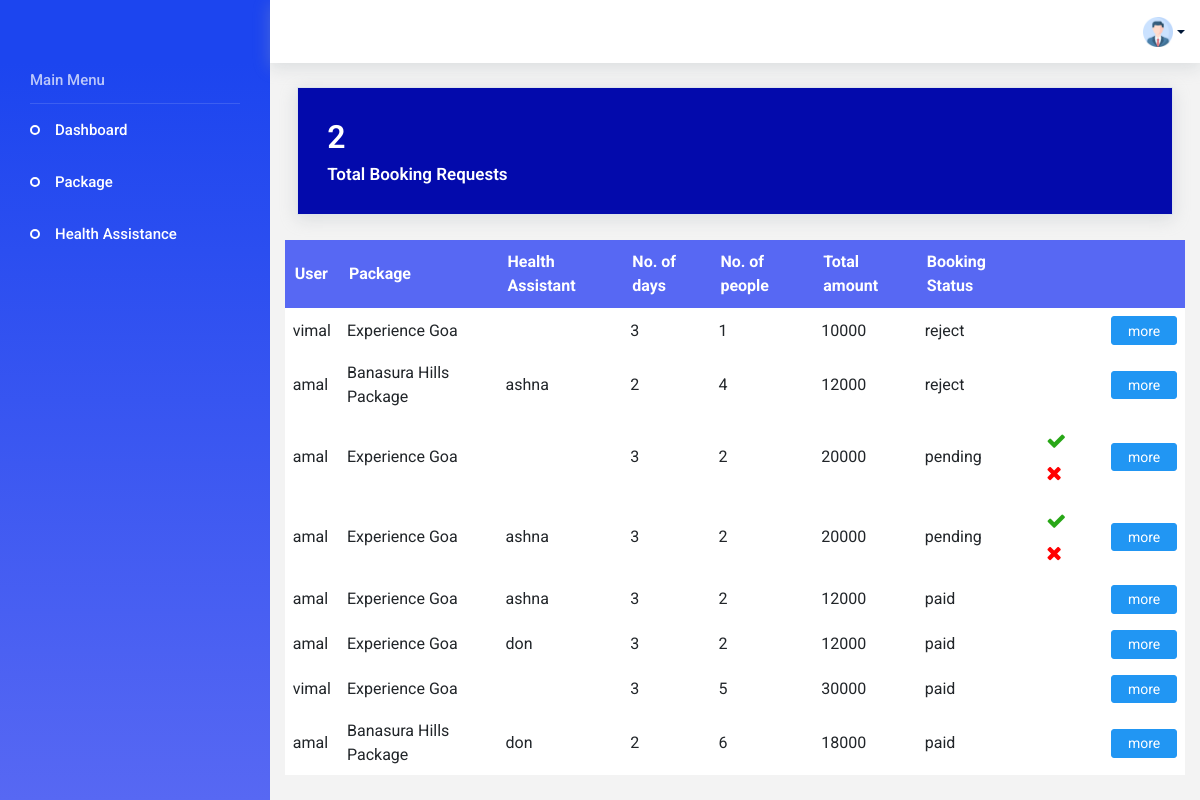
The page /agencyindex (signed in) on the database as committed earlier.
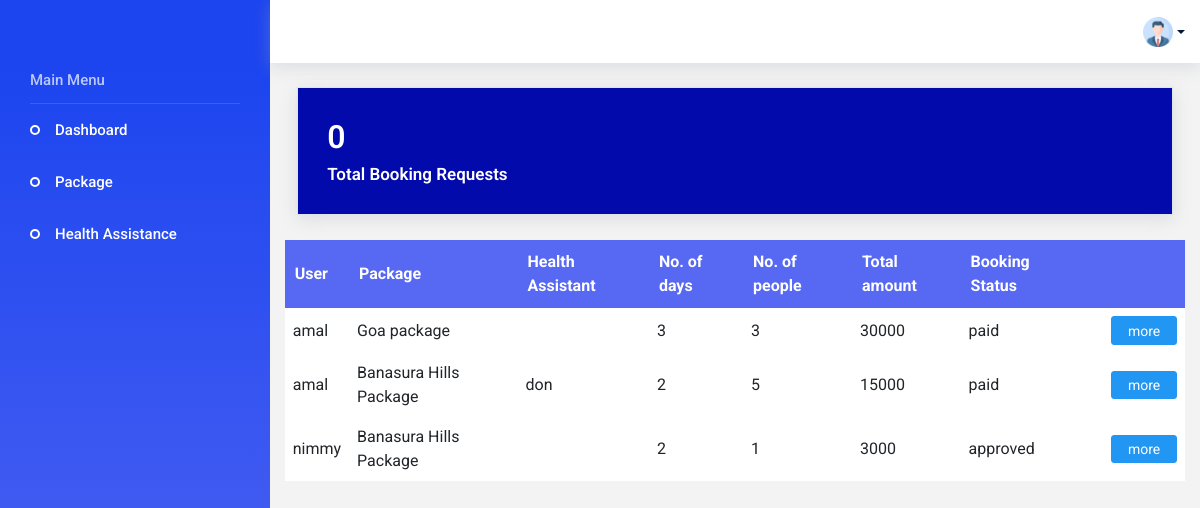
The same page on the database as committed later.
### app/models.py (models this page shows, shortened)
class Booking(models.Model):
    booking_status = (
        ('booked', 'booked'),
        ('pending', 'pending'),
        ('reject', 'reject'),
    )
    user_id = models.ForeignKey(CustomUser, on_delete=models.CASCADE)
    package_id = models.ForeignKey(Package, on_delete=models.CASCADE)
    name = models.CharField(max_length=50)
    no_of_people = models.IntegerField()
    booking_date = models.DateField()
    date = models.DateTimeField(auto_now_add=True)
    HealthAssistant_id = models.ForeignKey(HealthAssistant, on_delete=models.CASCADE,null=True)
    status = models.CharField(choices=booking_status, default='pending', max_length=50)
    total_amount = models.IntegerField()
    rating = models.IntegerField(null=True, blank=True)
    review = models.CharField(max_length=200, null=True, blank=True)

class CustomUser(AbstractUser):
    register_status = (
        ('approve', 'approve'),
        ('pending', 'pending'),
        ('reject', 'reject'),
    )
    phone_number = models.CharField(max_length=10)
    user_type = models.CharField(max_length=100)
    status = models.CharField(choices=register_status, default='pending', max_length=50)
    agencyName=models.CharField(max_length=20, default='{Package name}')

class Package(models.Model):
    user_id = models.ForeignKey(CustomUser, on_delete=models.CASCADE)
    package_name = models.CharField(max_length=100)
    img1 = models.FileField(upload_to='package')
    img2 = models.FileField(upload_to='package')
    img3 = models.FileField(upload_to='package')
    price = models.IntegerField()
    no_of_days = models.IntegerField()
    no_of_night = models.IntegerField()
    source = models.CharField(max_length=50)
    destination = models.CharField(max_length=50)
    description = models.CharField(max_length=200)

class HealthAssistant(models.Model):
    first_name = models.CharField(max_length=50)
    last_name = models.CharField(max_length=50)
    gender = models.CharField(max_length=50)
    phone_number = models.CharField(max_length=10)
    qualification = models.CharField(max_length=200)
    user_id = models.ForeignKey(CustomUser, on_delete=models.CASCADE)

### app/views.py (the view)
# urls.py: path('agencyindex', views.agencyindex, name="agencyindex"),
@cache_control(no_cache=True, must_revalidate=True, no_store=True)
@login_required(login_url=Login)
def agencyindex(request):
    User = CustomUser.objects.get(id=request.user.id)
    booking_data = Booking.objects.filter(package_id__user_id=request.user.id).order_by('-status')
    pending_bookings_count = Booking.objects.filter(status='pending').count()
    context = {
        'bookings':booking_data,
        'User':User,
        'pending_bookings_count':pending_bookings_count
    }
    return render(request, 'Agency/index.html', context)

### template/Agency/index.html (shortened to what this page needs)
<!DOCTYPE html>
<html lang="en">
<head>
  {% load static %}
  <link rel="stylesheet" href="{% static 'css/materialdesignicons.min.css' %}">
  <link rel="stylesheet" href=".{% static 'css/ionicons.css' %}">
  <link rel="stylesheet" href="{% static 'css/flag-icon.min.css' %}">
  <link rel="stylesheet" href="{% static 'css/vendor.bundle.base.css' %}">
  <link rel="stylesheet" href="{% static 'css/vendor.bundle.addons.css' %}">
  <link rel="stylesheet" href="https://cdnjs.cloudflare.com/ajax/libs/font-awesome/4.7.0/css/font-awesome.min.css">
  <link rel="stylesheet" href="{% static 'css/style.css' %}">
  <link rel="stylesheet" href="{% static 'css/style1.css' %}">
</head>
<body>
  <div class="container-scroller">
    <nav class="navbar default-layout col-lg-12 col-12 p-0 fixed-top d-flex flex-row">
      <div class="text-center navbar-brand-wrapper d-flex align-items-top justify-content-center">
      </div>
      <div class="navbar-menu-wrapper d-flex align-items-center">
        <ul class="navbar-nav ml-auto">
          <li class="nav-item dropdown d-none d-xl-inline-block user-dropdown">
            <a class="nav-link dropdown-toggle" id="UserDropdown" data-toggle="dropdown" aria-expanded="false">
              <img class="" width="30px" src="../../static/images/prof.png" alt="Profile image"> </a>
          </li>
        </ul>
      </div>
    </nav>
    <div class="container-fluid page-body-wrapper">
      <nav class="sidebar sidebar-offcanvas" id="sidebar">
        <ul class="nav">
          <li class="nav-item nav-category">Main Menu</li>
          <li class="nav-item">
            <a class="nav-link" href="{% url 'agencyindex' %}">
              <span class="menu-title">Dashboard</span>
            </a>
          </li>
          <li class="nav-item">
            <a class="nav-link" href="{% url 'add_package' %}">
              <span class="menu-title">Package</span>
            </a>
          </li>
          <li class="nav-item">
            <a class="nav-link" href="{% url 'health_assistance' %}">
              <span class="menu-title">Health Assistance</span>
            </a>
          </li>
        </ul>
      </nav>
      {% block content %}
      <div class="main-panel">
        <div class="content-wrapper">
          <div class="row">
            <div class="col-md-12   grid-margin average-price-card">
              <div class="card text-white  ">
                <div class="card-body">
                  <div class="d-flex justify-content-between pb-2 align-items-center">
                    <h2 class="font-weight-semibold mb-0">{{ pending_bookings_count }}</h2>
                  </div>
                  <div class="d-flex justify-content-between">
                    <h5 class="font-weight-semibold mb-0">Total Booking Requests</h5>
                  </div>
                </div>
              </div>
            </div>
                  <table class="mytable table-hover">
                    <thead>
                      <tr>
                        <th>User</th>
                        <th>Package</th>
                        <th>Health Assistant</th>
                        <th>No. of days</th>
                        <th>No. of people</th>
                        <th>Total amount</th>
                        <th>Booking Status</th>
                        <th></th>
                        <th></th>
                      </tr>
                    </thead>
                    <tbody>
                      {% for booking in bookings %}
                    <tr>
                      <td>{{ booking.user_id.username }}</td>
                      <td>{{ booking.package_id.package_name }}</td>
                      <td>{{ booking.HealthAssistant_id.first_name }}</td>
                      <td>{{ booking.package_id.no_of_days }}</td>
                      <td>{{ booking.no_of_people }}</td>
                      <td>{{ booking.total_amount }}</td>
                      <td>{{ booking.status }}</td>
                      <td>
                        <form method="post" action="{% url 'edit_bookingstatus' id=booking.id %}">
                          {% if booking.status == "pending" %}
                          <button title="accept" style="border: none;background-color: white;color: rgb(40, 167, 23); font-size: 20px;" type="submit" name="status" value="approve" >
                            <i class="fa fa-check"></i>
                          </button>
                          <button title="reject" style="border: none;background-color: white;color: red; font-size: 20px;" type="submit" name="status" value="reject" >
                            <i class="fa fa-times"></i>
                          </button>
                          {% endif %}
                        </form>
                      </td>
                      <td>
                        {% if booking.status %}
                        <a href="{% url 'rating' id=booking.id %}" class="btn btn-primary">
                          more
                        </a>
                      {% endif %}
                      </td>
                    </tr>
                    {% endfor %}
                    </tbody>
                  </table>
                </div>
              </div>
            </div>
    </div>
  </div>
  {% endblock %}
</body>
</html>

### static/css/style1.css (style rules this page uses)
.nav .nav-item, .navbar-nav .nav-item { line-height: 1; }
.nav .nav-item.dropdown , .navbar-nav .nav-item.dropdown { border: none; content: "\F140"; font-family: "Material Design Icons"; font-size: 20px; text-rendering: auto; line-height: inherit; vertical-align: 0; }
.navbar.default-layout { font-family: "roboto", sans-serif; background: #fff; transition: background 0.25s ease; -webkit-transition: background 0.25s ease; -moz-transition: background 0.25s ease; -ms-transition: background 0.25s ease; }
.navbar.default-layout .navbar-brand-wrapper { transition: width 0.25s ease, background 0.25s ease; -webkit-transition: width 0.25s ease, background 0.25s ease; -moz-transition: width 0.25s ease, background 0.25s ease; -ms-transition: width 0.25s ease, background 0.25s ease; background: #1c45ef; width: 270px; height: 63px; }
.navbar.default-layout .navbar-menu-wrapper { transition: width 0.25s ease; -webkit-transition: width 0.25s ease; -moz-transition: width 0.25s ease; -ms-transition: width 0.25s ease; color: #001737; padding-left: 15px; padding-right: 15px; width: calc(100% - 270px); height: 63px; box-shadow: 0 4px 16px 0 rgba(167, 175, 183, 0.33); }
.navbar.default-layout .navbar-menu-wrapper .navbar-nav { flex-direction: row; align-items: center; }
.navbar.default-layout .navbar-menu-wrapper .navbar-nav .nav-item { margin-left: 1rem; }
.navbar.default-layout .navbar-menu-wrapper .navbar-nav .nav-item .nav-link { color: inherit; font-size: 15px; vertical-align: middle; }
.navbar.default-layout .navbar-menu-wrapper .navbar-nav .nav-item.user-dropdown { margin-left: 35px; }
.navbar.default-layout .navbar-menu-wrapper .navbar-nav .nav-item.user-dropdown:before { position: relative; top: 2px; font-size: 20px; color: grey; }
.navbar.default-layout .navbar-menu-wrapper .navbar-nav .nav-item.user-dropdown .dropdown-toggle:after { position: relative; top: 50%; }
.sidebar { min-height: calc(100vh - 63px); background: linear-gradient(to top, #5768f3, #1c45ef); font-family: "roboto", sans-serif; padding: 0; width: 270px; z-index: 11; transition: width 0.25s ease, background 0.25s ease; -webkit-transition: width 0.25s ease, background 0.25s ease; -moz-transition: width 0.25s ease, background 0.25s ease; -ms-transition: width 0.25s ease, background 0.25s ease; }
.sidebar > .nav { overflow: hidden; flex-wrap: nowrap; flex-direction: column; }
.sidebar > .nav .nav-item .nav-link { align-items: center; display: flex; padding: 15px 30px 15px 55px; white-space: nowrap; color: #fff; }
.sidebar > .nav .nav-item .nav-link .menu-title { color: inherit; display: inline-block; font-size: 15px; line-height: 1; vertical-align: middle; font-weight: 500; }
.sidebar > .nav .nav-item.active > .nav-link { color: #fff; }
.sidebar > .nav .nav-item.active > .nav-link .menu-title, .sidebar > .nav .nav-item.active > .nav-link i { color: inherit; }
.sidebar > .nav .nav-item.nav-category { color: rgba(255, 255, 255, 0.7); border-bottom: 1px solid rgba(255, 255, 255, 0.13); margin: 0 30px; font-size: 15px; font-weight: 500; padding: 10px 0px 15px 0px; }
.sidebar > .nav > .nav-item > .nav-link { height: 52px; }
.sidebar > .nav > .nav-item:not(.nav-profile) > .nav-link { position: relative; }
.sidebar > .nav > .nav-item:not(.nav-profile) > .nav-link:before { content: ""; position: absolute; left: 30px; right: 50%; width: 10px; height: 10px; border-radius: 100%; border: 2px solid #fff; display: block; }
.sidebar > .nav:not(.sub-menu) > .nav-item > .nav-link { background: transparent; transition-duration: 0.3s; transition-timing-function: "ease-in-out"; transition-property: "background", "color", "box-shadow", "padding"; }
.navbar.fixed-top + .page-body-wrapper { padding-top: 63px; }
.card { box-shadow: 0 0 0 0 rgba(90, 113, 208, 0.11), 0 4px 16px 0 rgba(167, 175, 183, 0.33); border: solid 1px #dde4eb; border-radius: 0px; }
.page-body-wrapper { min-height: calc(100vh - 63px); display: flex; flex-direction: row; padding-left: 0; padding-right: 0; }
.main-panel { transition: width 0.25s ease, margin 0.25s ease; width: calc(100% - 270px); min-height: calc(100vh - 63px); display: flex; flex-direction: column; }
.content-wrapper { background: #F3F3F3; padding: 1.5rem 1.7rem; width: 100%; flex-grow: 1; }
.container-scroller { overflow: hidden; }
.average-price-card .card { background: #030aac; }

Rows that differ between the two databases and show on the page:
removed Booking: user_id.username "vimal", package_id.package_name "Experience Goa", package_id.no_of_days "3", no_of_people "1", total_amount "10000", status "reject", shows "more"
removed Booking: user_id.username "amal", package_id.package_name "Banasura Hills Package", HealthAssistant_id.first_name "ashna", package_id.no_of_days "2", no_of_people "4", total_amount "12000", status "reject", shows "more"
removed Booking: user_id.username "amal", package_id.package_name "Experience Goa", package_id.no_of_days "3", no_of_people "2", total_amount "20000", status "pending", shows "more"
removed Booking: user_id.username "amal", package_id.package_name "Experience Goa", HealthAssistant_id.first_name "ashna", package_id.no_of_days "3", no_of_people "2", total_amount "20000", status "pending", shows "more"
removed Booking: user_id.username "amal", package_id.package_name "Experience Goa", HealthAssistant_id.first_name "ashna", package_id.no_of_days "3", no_of_people "2", total_amount "12000", status "paid", shows "more"
removed Booking: user_id.username "amal", package_id.package_name "Experience Goa", HealthAssistant_id.first_name "don", package_id.no_of_days "3", no_of_people "2", total_amount "12000", status "paid", shows "more"
removed Booking: user_id.username "vimal", package_id.package_name "Experience Goa", package_id.no_of_days "3", no_of_people "5", total_amount "30000", status "paid", shows "more"
removed Booking: user_id.username "amal", package_id.package_name "Banasura Hills Package", HealthAssistant_id.first_name "don", package_id.no_of_days "2", no_of_people "6", total_amount "18000", status "paid", shows "more"
added Booking: user_id.username "amal", package_id.package_name "Goa package", package_id.no_of_days "3", no_of_people "3", total_amount "30000", status "paid", shows "more"
added Booking: user_id.username "amal", package_id.package_name "Banasura Hills Package", HealthAssistant_id.first_name "don", package_id.no_of_days "2", no_of_people "5", total_amount "15000", status "paid", shows "more"
added Booking: user_id.username "nimmy", package_id.package_name "Banasura Hills Package", package_id.no_of_days "2", no_of_people "1", total_amount "3000", status "approved", shows "more"
Other text that changed with them:
{{ pending_bookings_count }}: "2" → "0"
